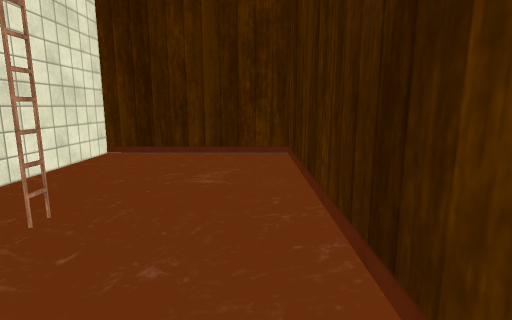
View 1 (above)

19 first-person views from a walk through a 3-D level made in the Unity game engine. The camera is 1.2 m above the floor, tilts 10° down and sees 80° across. Doors are open. The floor is counted in squares, 0.5 m on a side. Each view is taken from the middle of a square. On the plan, view 1 faces up. The plan holds only what a view shows up to about 19 squares ahead; the rest is blank. The place goes on beyond the plan. The player character is not drawn. Some animated figures are left out. Some surface patterns are stand-ins.

View 2
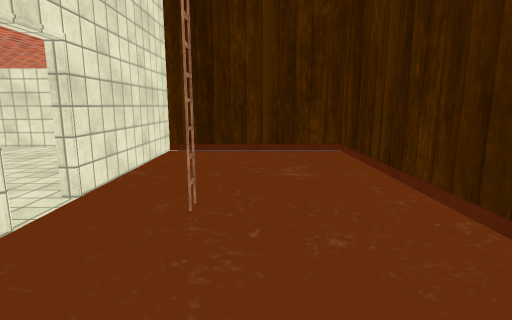

View 3
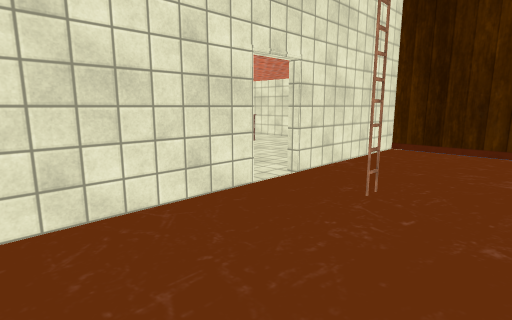

View 4
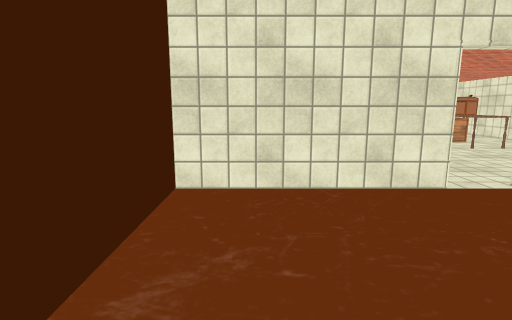

View 5
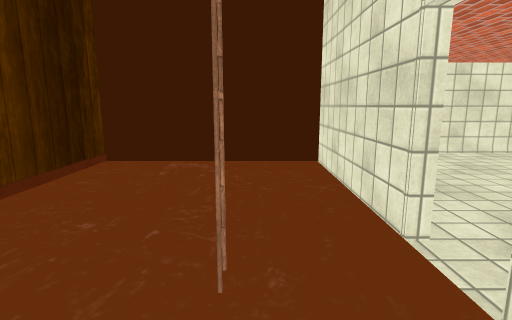

View 6
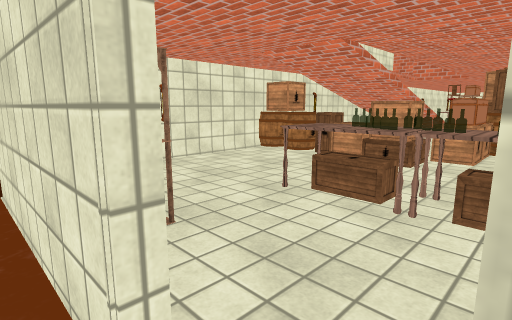

View 7
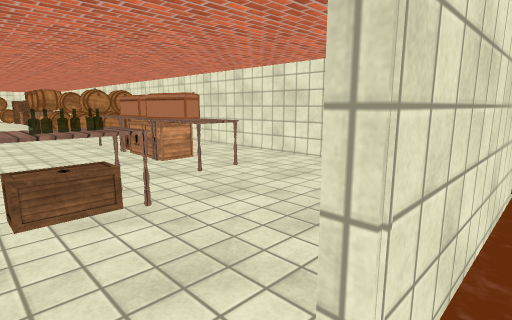

View 8
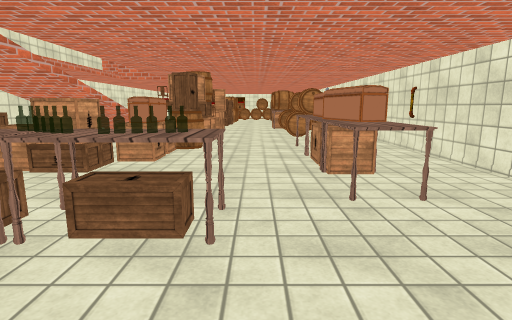

View 9
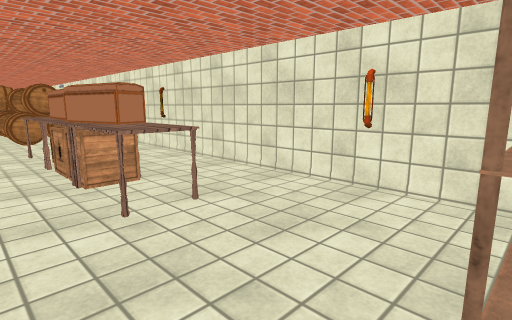

View 10
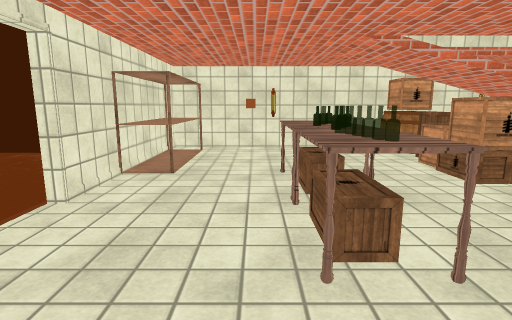

View 11
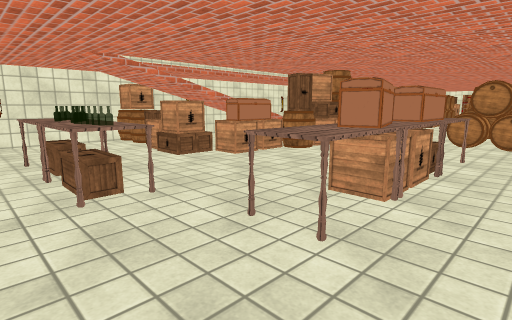

View 12
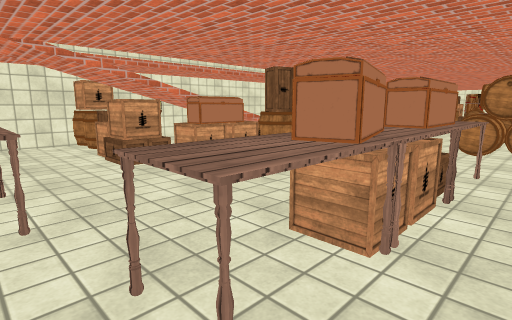

View 13
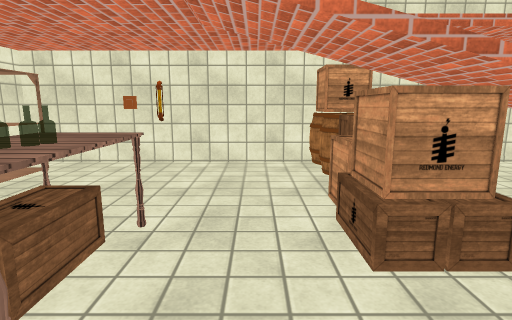

View 14
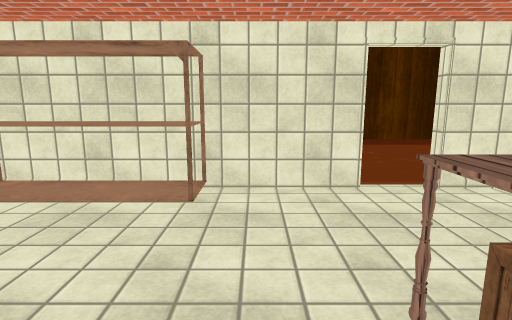

View 15
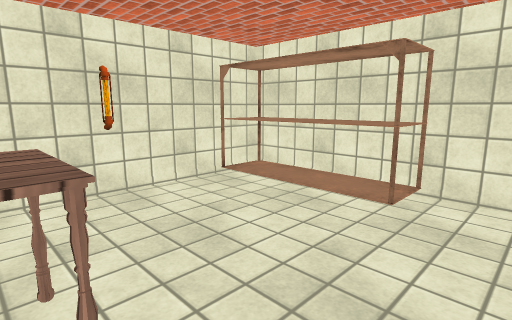

View 16
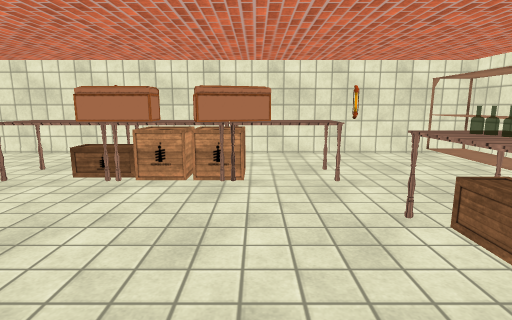

View 17
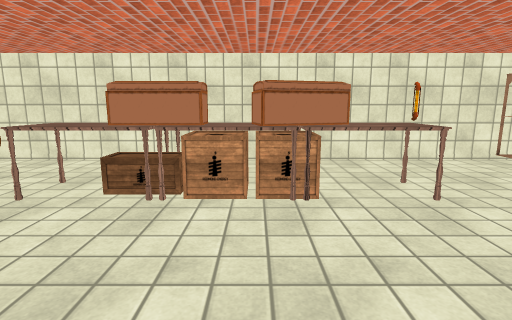

View 18
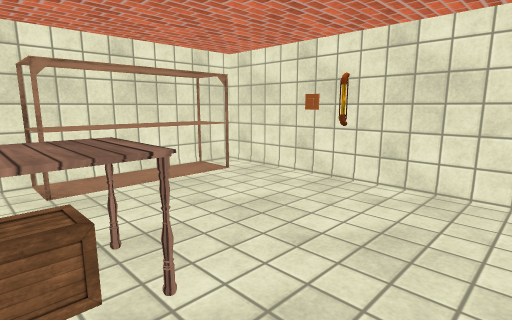

View 19
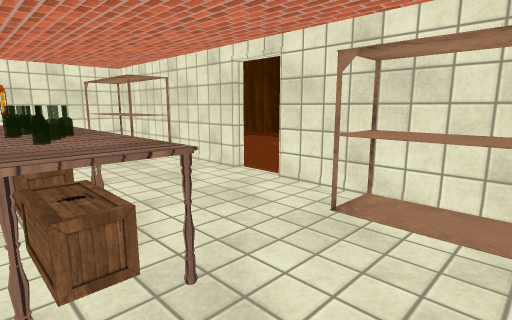

### Floor plan
Key: @ floor where view 1 was taken; # wall or solid block; . floor; / step, stairs or slope; D open door; = window, fence, low wall or low ledge; S shelf; L ladder; T table; H thing the floor can be seen under or through; C crate; E chest.
Columns run from 29 left of view 1 to 2 right of it. Each row starts with its distance up from view 1.
 18 #####################
 17 ...................####
 16 ...................##S##########
 15 ...................##S.........#
 14 ...................##S.........#
 13 ..HHHETTECETT#.....##S.........#
 12 ..HTEE###HHTTT.....##S.........#
 11 ..HHTT##HHHHT......###.........#
 10  ....................#.........#
  9 ..............T......#.........#
  8 .............H H.....#.........#
  7 .............HHH.....D.........#
  6 ####.........HHH.....D..L......#
  5  ###=###.....HHH.....D.........#
  4  ###### .....HHH.....#.........#
  3       ##CC...HHH.....#.........#
  2         C#...HHH...###.........#
  1     //////...HHH...##S.........#
  0          /.........##S.......@.#
 -1          /.........##S.........#
 -2          ..........##S.........#
 -3         ##.........##S##########
 -4        ###.........##S##
 -5        ###...........##
 -6 ######## #############

Positions as (right, up) in squares from view 1, and headings:
1: (0, 0), facing up
2: (-3, -1), facing up
3: (-1, -2), facing up-left
4: (1, -1), facing left
5: (-5, 10), facing down
6: (-7, 7), facing down-left
7: (-7, 5), facing up-left
8: (-9, 9), facing left
9: (-10, 9), facing up-left
10: (-13, 12), facing down
11: (-12, 16), facing down-left
12: (-15, 15), facing down-left
13: (-18, 7), facing down
14: (-17, 10), facing right
15: (-17, 9), facing up-right
16: (-19, 2), facing up
17: (-21, 4), facing up
18: (-19, 3), facing down-right
19: (-16, -2), facing up-right
